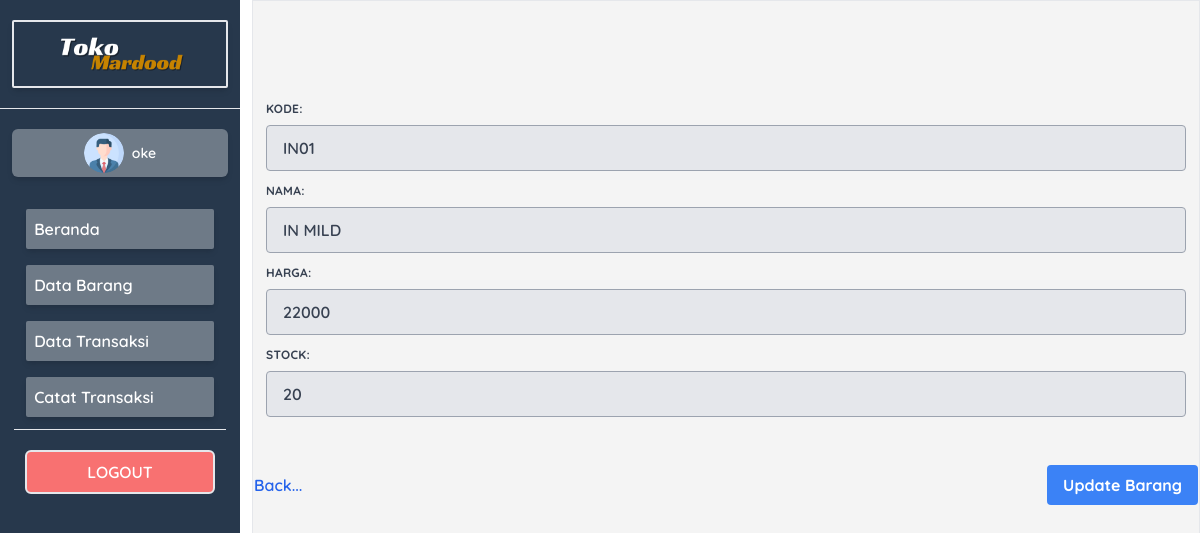
The app's page /update_barang.php?id=50 (signed in) with its own data.
### tables this page shows
CREATE TABLE `tb_barang` (
  `id_barang` int(255) NOT NULL,
  `kode_barang` varchar(255) NOT NULL,
  `nama_barang` varchar(255) NOT NULL,
  `harga_barang` int(250) NOT NULL,
  `stock_barang` int(255) NOT NULL
);

### update_barang.php (the view, shortened to what this page needs)
<?php
require 'function.php';
$id = $_GET['id'];
$result = mysqli_query($conn,"SELECT * FROM tb_barang WHERE id_barang = $id");
$barang = mysqli_fetch_assoc($result);
?>
<!DOCTYPE html>
<html lang="en">
<head>
     <link rel="stylesheet" href="./src/output.css">
</head>
<body class="">
     <section id="">
          <div class="w-full flex justify-between relative font-quicksand font-semibold">
               <div class="h-svh w-[20%] overflow-auto bg-hero-0">
                    <div class="w-[90%] mx-auto  border-2 my-5 rounded-sm shadow-md">
                         <img src="./img/logo-toko.png" alt="" class="w-32 mx-auto">
                    </div>
                    <hr>
                    <div
                         class="w-[90%] mx-auto flex justify-center gap-2 items-center  mt-5 px-2 py-1 rounded-md bg-putih-0 bg-opacity-35 shadow-md">
                         <img src="./icon/profile.png" alt="" class="w-10 rounded-[100%]">
                         <h1 class="text-sm text-white"><?= $_SESSION['nama']?></h1>
                    </div>
                    <div class="w-[90%] h-svh mx-auto mt-5 rounded-md">
                         <div class="rounded-md w-[98%] h-svh mx-auto my-5 text-base text-white">
                              <ul class="p-3 gap-4 grid">
                                   <li
                                        class="hover:scale-105 transition-all ease-out duration-700 p-2 bg-putih-0 hover:bg-gray-200 bg-opacity-35 rounded-sm  shadow-md">
                                        <a href="index.php">Beranda</a>
                                   </li>
                                   <li
                                        class="hover:scale-105 transition-all ease-out duration-700 p-2 bg-putih-0 hover:bg-gray-200 bg-opacity-35 rounded-sm  shadow-md">
                                        <a href=" data_barang.php">Data Barang</a>
                                   </li>
                                   <li
                                        class="hover:scale-105 transition-all ease-out duration-700 p-2 bg-putih-0 hover:bg-gray-200 bg-opacity-35 rounded-sm  shadow-md">
                                        <a href="data_transaksi.php">Data Transaksi</a>
                                   </li>
                                   <li
                                        class="hover:scale-105 transition-all ease-out duration-700 p-2 bg-putih-0 hover:bg-gray-200 bg-opacity-35 rounded-sm  shadow-md">
                                        <a href="kasir.php">Catat Transaksi</a>
                                   </li>
                              </ul>
                              <hr>
                              <div class="w-[90%] border-2 rounded-md mx-auto text-center mt-5 bg-red-400">
                                   <a href="logout.php" id="logout" class="p-2  inline-block uppercase">Logout</a>
                              </div>
                         </div>
                    </div>
               </div>
               <div class="border  h-svh w-[79%] overflow-auto flex justify-evenly gap-5 pt-2 bg-putih-0">
                    <div class="py-20">
                         <form action="#" method="POST" class="w-full">
                              <div class="flex flex-wrap -mx-3 mb-6  p-3">
                                   <div class="w-full px-3 mb-6 md:mb-0">
                                        <label for="kode"
                                             class="block uppercase tracking-wide text-gray-700 text-xs font-bold mb-2">Kode:</label>
                                        <input type="text" id="kode" name="kode_barang"
                                             class="appearance-none block w-full bg-gray-200 text-gray-700 border border-gray-400 rounded py-3 px-4 mb-3 leading-tight focus:outline-none focus:bg-white"
                                             placeholder="Masukkan Kode" required value="<?= $barang['kode_barang']?>">
                                   </div>
                                   <div class="w-full px-3 mb-6 md:mb-0">
                                        <label for="nama"
                                             class="block uppercase tracking-wide text-gray-700 text-xs font-bold mb-2">Nama:</label>
                                        <input type="text" id="nama" name="nama_barang"
                                             class="appearance-none block w-full bg-gray-200 text-gray-700 border border-gray-400 rounded py-3 px-4 mb-3 leading-tight focus:outline-none focus:bg-white"
                                             placeholder="Masukkan Nama" required value="<?= $barang['nama_barang']?>">
                                   </div>
                                   <div class="w-full px-3 mb-6 md:mb-0">
                                        <label for="nama"
                                             class="block uppercase tracking-wide text-gray-700 text-xs font-bold mb-2">Harga:</label>
                                        <input type="text" id="nama" name="harga_barang"
                                             class="appearance-none block w-full bg-gray-200 text-gray-700 border border-gray-400 rounded py-3 px-4 mb-3 leading-tight focus:outline-none focus:bg-white"
                                             placeholder="Masukkan Harga" required
                                             value="<?= $barang['harga_barang']?>">
                                   </div>
                                   <div class="w-full px-3 mb-6 md:mb-0">
                                        <label for="stock"
                                             class="block uppercase tracking-wide text-gray-700 text-xs font-bold mb-2">Stock:</label>
                                        <input type="text" id="stock" name="stock_barang"
                                             class="appearance-none block w-full bg-gray-200 text-gray-700 border border-gray-400 rounded py-3 px-4 mb-3 leading-tight focus:outline-none focus:bg-white"
                                             placeholder="Masukkan Stock" required
                                             value="<?= $barang['stock_barang']?>">
                                   </div>
                              </div>
                              <div class="flex justify-between w-full">
                                   <div class="flex justify-start items-center">
                                        <a href="data_barang.php" class="text-blue-600">Back...</a>
                                   </div>
                                   <div class="flex items-center justify-end">
                                        <button type="submit" name="submit" id="submit"
                                             class="bg-blue-500 hover:bg-blue-700 text-white font-bold py-2 px-4 rounded focus:outline-none focus:shadow-outline">Update
                                             Barang</button>
                                   </div>
                              </div>
                         </form>
                    </div>
               </div>
          </div>
     </section>
</body>
</html>

### records on screen
tb_barang: kode_barang "IN01", nama_barang "IN MILD", harga_barang "22000", stock_barang "20"

### other values on screen
$_SESSION['nama'] "oke"
